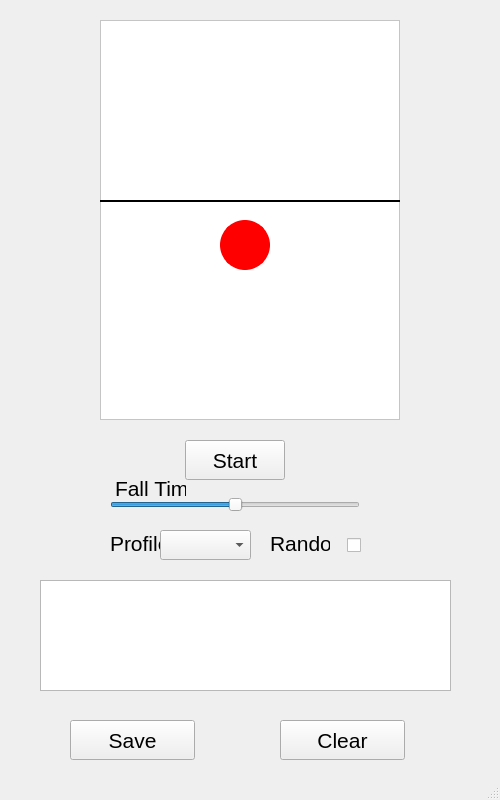
<?xml version="1.0" encoding="UTF-8"?>
<ui version="4.0">
 <class>MainWindow</class>
 <widget class="QMainWindow" name="MainWindow">
  <property name="geometry">
   <rect>
    <x>0</x>
    <y>0</y>
    <width>500</width>
    <height>800</height>
   </rect>
  </property>
  <property name="minimumSize">
   <size>
    <width>500</width>
    <height>800</height>
   </size>
  </property>
  <property name="maximumSize">
   <size>
    <width>500</width>
    <height>700</height>
   </size>
  </property>
  <property name="font">
   <font>
    <family>Tahoma</family>
    <pointsize>16</pointsize>
   </font>
  </property>
  <property name="windowTitle">
   <string>MainWindow</string>
  </property>
  <widget class="QWidget" name="centralwidget">
   <widget class="QFrame" name="frame">
    <property name="geometry">
     <rect>
      <x>100</x>
      <y>20</y>
      <width>300</width>
      <height>400</height>
     </rect>
    </property>
    <property name="autoFillBackground">
     <bool>false</bool>
    </property>
    <property name="styleSheet">
     <string notr="true">background-color: white;</string>
    </property>
    <property name="frameShape">
     <enum>QFrame::StyledPanel</enum>
    </property>
    <property name="frameShadow">
     <enum>QFrame::Raised</enum>
    </property>
    <widget class="QLabel" name="fallingBall">
     <property name="geometry">
      <rect>
       <x>120</x>
       <y>200</y>
       <width>50</width>
       <height>50</height>
      </rect>
     </property>
     <property name="minimumSize">
      <size>
       <width>50</width>
       <height>50</height>
      </size>
     </property>
     <property name="maximumSize">
      <size>
       <width>50</width>
       <height>50</height>
      </size>
     </property>
     <property name="styleSheet">
      <string notr="true">border: 3px solid red;
border-radius: 25px;
background-color: red;</string>
     </property>
     <property name="text">
      <string/>
     </property>
    </widget>
    <widget class="QLabel" name="crossingBar">
     <property name="geometry">
      <rect>
       <x>0</x>
       <y>180</y>
       <width>300</width>
       <height>2</height>
      </rect>
     </property>
     <property name="styleSheet">
      <string notr="true">background-color: black;</string>
     </property>
     <property name="text">
      <string>l</string>
     </property>
    </widget>
   </widget>
   <widget class="QPushButton" name="startButton">
    <property name="geometry">
     <rect>
      <x>185</x>
      <y>440</y>
      <width>100</width>
      <height>40</height>
     </rect>
    </property>
    <property name="font">
     <font>
      <family>Tahoma</family>
      <pointsize>16</pointsize>
     </font>
    </property>
    <property name="autoFillBackground">
     <bool>false</bool>
    </property>
    <property name="text">
     <string>Start</string>
    </property>
   </widget>
   <widget class="QSlider" name="velocitySlider">
    <property name="geometry">
     <rect>
      <x>110</x>
      <y>490</y>
      <width>250</width>
      <height>30</height>
     </rect>
    </property>
    <property name="minimum">
     <number>40</number>
    </property>
    <property name="maximum">
     <number>100</number>
    </property>
    <property name="value">
     <number>70</number>
    </property>
    <property name="sliderPosition">
     <number>70</number>
    </property>
    <property name="orientation">
     <enum>Qt::Horizontal</enum>
    </property>
    <property name="tickPosition">
     <enum>QSlider::NoTicks</enum>
    </property>
   </widget>
   <widget class="QLabel" name="label">
    <property name="geometry">
     <rect>
      <x>115</x>
      <y>480</y>
      <width>71</width>
      <height>16</height>
     </rect>
    </property>
    <property name="font">
     <font>
      <family>Tahoma</family>
      <pointsize>16</pointsize>
     </font>
    </property>
    <property name="text">
     <string>Fall Time</string>
    </property>
   </widget>
   <widget class="QLabel" name="label_2">
    <property name="geometry">
     <rect>
      <x>110</x>
      <y>535</y>
      <width>60</width>
      <height>16</height>
     </rect>
    </property>
    <property name="font">
     <font>
      <family>Tahoma</family>
      <pointsize>16</pointsize>
     </font>
    </property>
    <property name="text">
     <string>Profile</string>
    </property>
   </widget>
   <widget class="QComboBox" name="velocityProfileSelector">
    <property name="geometry">
     <rect>
      <x>160</x>
      <y>530</y>
      <width>91</width>
      <height>30</height>
     </rect>
    </property>
   </widget>
   <widget class="QTableWidget" name="tableWidget">
    <property name="geometry">
     <rect>
      <x>40</x>
      <y>580</y>
      <width>411</width>
      <height>111</height>
     </rect>
    </property>
   </widget>
   <widget class="QPushButton" name="saveButton">
    <property name="geometry">
     <rect>
      <x>70</x>
      <y>720</y>
      <width>125</width>
      <height>40</height>
     </rect>
    </property>
    <property name="font">
     <font>
      <pointsize>16</pointsize>
     </font>
    </property>
    <property name="text">
     <string>Save</string>
    </property>
   </widget>
   <widget class="QPushButton" name="clearButton">
    <property name="geometry">
     <rect>
      <x>280</x>
      <y>720</y>
      <width>125</width>
      <height>40</height>
     </rect>
    </property>
    <property name="font">
     <font>
      <family>Tahoma</family>
      <pointsize>16</pointsize>
     </font>
    </property>
    <property name="text">
     <string>Clear</string>
    </property>
   </widget>
   <widget class="QLabel" name="label_3">
    <property name="geometry">
     <rect>
      <x>270</x>
      <y>535</y>
      <width>60</width>
      <height>16</height>
     </rect>
    </property>
    <property name="font">
     <font>
      <family>Tahoma</family>
      <pointsize>16</pointsize>
     </font>
    </property>
    <property name="text">
     <string>Random</string>
    </property>
   </widget>
   <widget class="QCheckBox" name="randomSelector">
    <property name="geometry">
     <rect>
      <x>340</x>
      <y>535</y>
      <width>21</width>
      <height>20</height>
     </rect>
    </property>
    <property name="layoutDirection">
     <enum>Qt::RightToLeft</enum>
    </property>
    <property name="text">
     <string/>
    </property>
    <property name="iconSize">
     <size>
      <width>15</width>
      <height>15</height>
     </size>
    </property>
   </widget>
  </widget>
  <widget class="QStatusBar" name="statusbar"/>
 </widget>
 <resources/>
 <connections/>
</ui>
